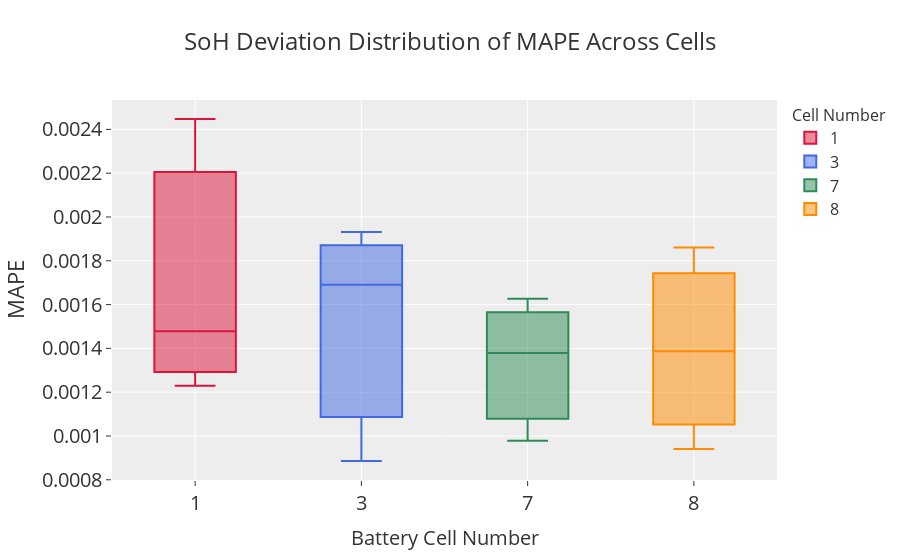
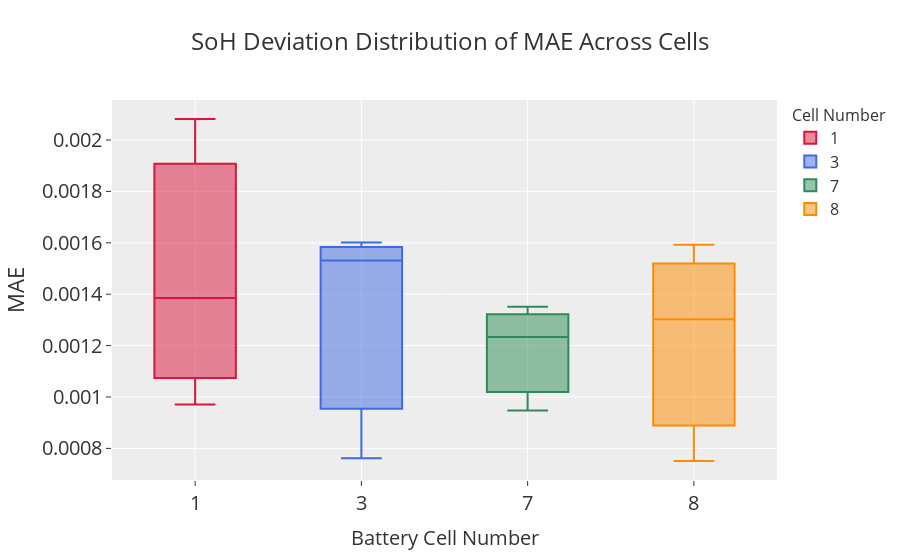
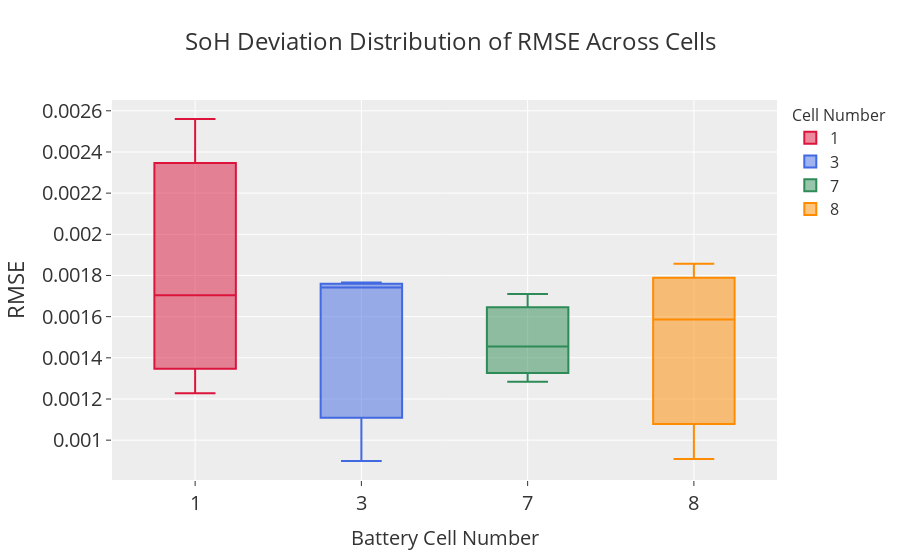
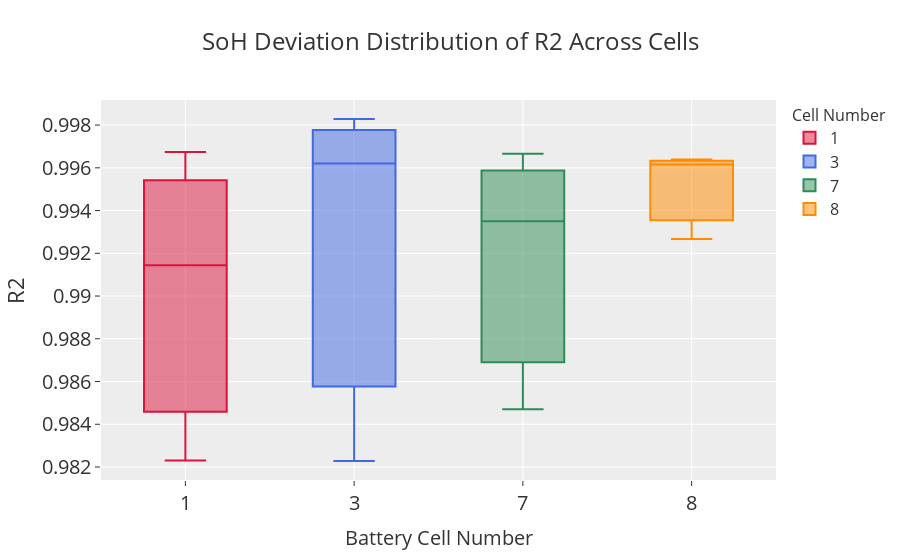

Here is the notebook cell these charts were saved with, in order:
### Code cell
metric_cols = ['MAPE', 'MAE', 'RMSE', 'R2']
for metric in metric_cols:
    plot_box(metric, all_metrics_df, SoH_RUL=SoH_RUL)

### Figure 1 — Plotly figure (JSON) as saved in the notebook; plotly's stock layout.template omitted (floating-point values rounded to 4 significant figures)
{"data": [{"alignmentgroup": "True", "boxpoints": false, "hovertemplate": "color=1<br>Battery Cell=%{x}<br>MAPE=%{y}<extra></extra>", "legendgroup": "1", "marker": {"color": "crimson"}, "name": "1", "notched": false, "offsetgroup": "1", "orientation": "v", "showlegend": true, "type": "box", "x": ["1", "1", "1"], "x0": " ", "xaxis": "x", "y": [0.001478, 0.002447, 0.00123], "y0": " ", "yaxis": "y"}, {"alignmentgroup": "True", "boxpoints": false, "hovertemplate": "color=3<br>Battery Cell=%{x}<br>MAPE=%{y}<extra></extra>", "legendgroup": "3", "marker": {"color": "royalblue"}, "name": "3", "notched": false, "offsetgroup": "3", "orientation": "v", "showlegend": true, "type": "box", "x": ["3", "3", "3"], "x0": " ", "xaxis": "x", "y": [0.00169, 0.0008858, 0.001931], "y0": " ", "yaxis": "y"}, {"alignmentgroup": "True", "boxpoints": false, "hovertemplate": "color=7<br>Battery Cell=%{x}<br>MAPE=%{y}<extra></extra>", "legendgroup": "7", "marker": {"color": "seagreen"}, "name": "7", "notched": false, "offsetgroup": "7", "orientation": "v", "showlegend": true, "type": "box", "x": ["7", "7", "7"], "x0": " ", "xaxis": "x", "y": [0.000978, 0.001379, 0.001627], "y0": " ", "yaxis": "y"}, {"alignmentgroup": "True", "boxpoints": false, "hovertemplate": "color=8<br>Battery Cell=%{x}<br>MAPE=%{y}<extra></extra>", "legendgroup": "8", "marker": {"color": "darkorange"}, "name": "8", "notched": false, "offsetgroup": "8", "orientation": "v", "showlegend": true, "type": "box", "x": ["8", "8", "8"], "x0": " ", "xaxis": "x", "y": [0.001387, 0.001861, 0.0009402], "y0": " ", "yaxis": "y"}], "layout": {"boxmode": "overlay", "font": {"size": 26}, "legend": {"font": {"size": 16}, "title": {"font": {"size": 16}, "text": "Cell Number"}, "tracegroupgap": 0}, "showlegend": true, "title": {"font": {"size": 24}, "text": "SoH Deviation Distribution of MAPE Across Cells"}, "xaxis": {"anchor": "y", "domain": [0, 1], "tickfont": {"size": 20}, "title": {"font": {"size": 20}, "text": "Battery Cell Number"}}, "yaxis": {"anchor": "x", "domain": [0, 1], "tickfont": {"size": 20}, "title": {"font": {"size": 22}, "text": "MAPE"}}}}

### Figure 2 — Plotly figure (JSON) as saved in the notebook; plotly's stock layout.template omitted (floating-point values rounded to 4 significant figures)
{"data": [{"alignmentgroup": "True", "boxpoints": false, "hovertemplate": "color=1<br>Battery Cell=%{x}<br>MAE=%{y}<extra></extra>", "legendgroup": "1", "marker": {"color": "crimson"}, "name": "1", "notched": false, "offsetgroup": "1", "orientation": "v", "showlegend": true, "type": "box", "x": ["1", "1", "1"], "x0": " ", "xaxis": "x", "y": [0.001385, 0.002082, 0.0009708], "y0": " ", "yaxis": "y"}, {"alignmentgroup": "True", "boxpoints": false, "hovertemplate": "color=3<br>Battery Cell=%{x}<br>MAE=%{y}<extra></extra>", "legendgroup": "3", "marker": {"color": "royalblue"}, "name": "3", "notched": false, "offsetgroup": "3", "orientation": "v", "showlegend": true, "type": "box", "x": ["3", "3", "3"], "x0": " ", "xaxis": "x", "y": [0.001601, 0.0007619, 0.001531], "y0": " ", "yaxis": "y"}, {"alignmentgroup": "True", "boxpoints": false, "hovertemplate": "color=7<br>Battery Cell=%{x}<br>MAE=%{y}<extra></extra>", "legendgroup": "7", "marker": {"color": "seagreen"}, "name": "7", "notched": false, "offsetgroup": "7", "orientation": "v", "showlegend": true, "type": "box", "x": ["7", "7", "7"], "x0": " ", "xaxis": "x", "y": [0.0009478, 0.001234, 0.001351], "y0": " ", "yaxis": "y"}, {"alignmentgroup": "True", "boxpoints": false, "hovertemplate": "color=8<br>Battery Cell=%{x}<br>MAE=%{y}<extra></extra>", "legendgroup": "8", "marker": {"color": "darkorange"}, "name": "8", "notched": false, "offsetgroup": "8", "orientation": "v", "showlegend": true, "type": "box", "x": ["8", "8", "8"], "x0": " ", "xaxis": "x", "y": [0.001302, 0.001592, 0.000751], "y0": " ", "yaxis": "y"}], "layout": {"boxmode": "overlay", "font": {"size": 26}, "legend": {"font": {"size": 16}, "title": {"font": {"size": 16}, "text": "Cell Number"}, "tracegroupgap": 0}, "showlegend": true, "title": {"font": {"size": 24}, "text": "SoH Deviation Distribution of MAE Across Cells"}, "xaxis": {"anchor": "y", "domain": [0, 1], "tickfont": {"size": 20}, "title": {"font": {"size": 20}, "text": "Battery Cell Number"}}, "yaxis": {"anchor": "x", "domain": [0, 1], "tickfont": {"size": 20}, "title": {"font": {"size": 22}, "text": "MAE"}}}}

### Figure 3 — Plotly figure (JSON) as saved in the notebook; plotly's stock layout.template omitted (floating-point values rounded to 4 significant figures)
{"data": [{"alignmentgroup": "True", "boxpoints": false, "hovertemplate": "color=1<br>Battery Cell=%{x}<br>RMSE=%{y}<extra></extra>", "legendgroup": "1", "marker": {"color": "crimson"}, "name": "1", "notched": false, "offsetgroup": "1", "orientation": "v", "showlegend": true, "type": "box", "x": ["1", "1", "1"], "x0": " ", "xaxis": "x", "y": [0.001704, 0.00256, 0.001227], "y0": " ", "yaxis": "y"}, {"alignmentgroup": "True", "boxpoints": false, "hovertemplate": "color=3<br>Battery Cell=%{x}<br>RMSE=%{y}<extra></extra>", "legendgroup": "3", "marker": {"color": "royalblue"}, "name": "3", "notched": false, "offsetgroup": "3", "orientation": "v", "showlegend": true, "type": "box", "x": ["3", "3", "3"], "x0": " ", "xaxis": "x", "y": [0.001766, 0.0008988, 0.001741], "y0": " ", "yaxis": "y"}, {"alignmentgroup": "True", "boxpoints": false, "hovertemplate": "color=7<br>Battery Cell=%{x}<br>RMSE=%{y}<extra></extra>", "legendgroup": "7", "marker": {"color": "seagreen"}, "name": "7", "notched": false, "offsetgroup": "7", "orientation": "v", "showlegend": true, "type": "box", "x": ["7", "7", "7"], "x0": " ", "xaxis": "x", "y": [0.001284, 0.001455, 0.00171], "y0": " ", "yaxis": "y"}, {"alignmentgroup": "True", "boxpoints": false, "hovertemplate": "color=8<br>Battery Cell=%{x}<br>RMSE=%{y}<extra></extra>", "legendgroup": "8", "marker": {"color": "darkorange"}, "name": "8", "notched": false, "offsetgroup": "8", "orientation": "v", "showlegend": true, "type": "box", "x": ["8", "8", "8"], "x0": " ", "xaxis": "x", "y": [0.001587, 0.001857, 0.0009089], "y0": " ", "yaxis": "y"}], "layout": {"boxmode": "overlay", "font": {"size": 26}, "legend": {"font": {"size": 16}, "title": {"font": {"size": 16}, "text": "Cell Number"}, "tracegroupgap": 0}, "showlegend": true, "title": {"font": {"size": 24}, "text": "SoH Deviation Distribution of RMSE Across Cells"}, "xaxis": {"anchor": "y", "domain": [0, 1], "tickfont": {"size": 20}, "title": {"font": {"size": 20}, "text": "Battery Cell Number"}}, "yaxis": {"anchor": "x", "domain": [0, 1], "tickfont": {"size": 20}, "title": {"font": {"size": 22}, "text": "RMSE"}}}}

### Figure 4 — Plotly figure (JSON) as saved in the notebook; plotly's stock layout.template omitted (floating-point values rounded to 4 significant figures)
{"data": [{"alignmentgroup": "True", "boxpoints": false, "hovertemplate": "color=1<br>Battery Cell=%{x}<br>R2=%{y}<extra></extra>", "legendgroup": "1", "marker": {"color": "crimson"}, "name": "1", "notched": false, "offsetgroup": "1", "orientation": "v", "showlegend": true, "type": "box", "x": ["1", "1", "1"], "x0": " ", "xaxis": "x", "y": [0.9967, 0.9823, 0.9914], "y0": " ", "yaxis": "y"}, {"alignmentgroup": "True", "boxpoints": false, "hovertemplate": "color=3<br>Battery Cell=%{x}<br>R2=%{y}<extra></extra>", "legendgroup": "3", "marker": {"color": "royalblue"}, "name": "3", "notched": false, "offsetgroup": "3", "orientation": "v", "showlegend": true, "type": "box", "x": ["3", "3", "3"], "x0": " ", "xaxis": "x", "y": [0.9962, 0.9983, 0.9823], "y0": " ", "yaxis": "y"}, {"alignmentgroup": "True", "boxpoints": false, "hovertemplate": "color=7<br>Battery Cell=%{x}<br>R2=%{y}<extra></extra>", "legendgroup": "7", "marker": {"color": "seagreen"}, "name": "7", "notched": false, "offsetgroup": "7", "orientation": "v", "showlegend": true, "type": "box", "x": ["7", "7", "7"], "x0": " ", "xaxis": "x", "y": [0.9967, 0.9935, 0.9847], "y0": " ", "yaxis": "y"}, {"alignmentgroup": "True", "boxpoints": false, "hovertemplate": "color=8<br>Battery Cell=%{x}<br>R2=%{y}<extra></extra>", "legendgroup": "8", "marker": {"color": "darkorange"}, "name": "8", "notched": false, "offsetgroup": "8", "orientation": "v", "showlegend": true, "type": "box", "x": ["8", "8", "8"], "x0": " ", "xaxis": "x", "y": [0.9964, 0.9927, 0.9962], "y0": " ", "yaxis": "y"}], "layout": {"boxmode": "overlay", "font": {"size": 26}, "legend": {"font": {"size": 16}, "title": {"font": {"size": 16}, "text": "Cell Number"}, "tracegroupgap": 0}, "showlegend": true, "title": {"font": {"size": 24}, "text": "SoH Deviation Distribution of R2 Across Cells"}, "xaxis": {"anchor": "y", "domain": [0, 1], "tickfont": {"size": 20}, "title": {"font": {"size": 20}, "text": "Battery Cell Number"}}, "yaxis": {"anchor": "x", "domain": [0, 1], "tickfont": {"size": 20}, "title": {"font": {"size": 22}, "text": "R2"}}}}
